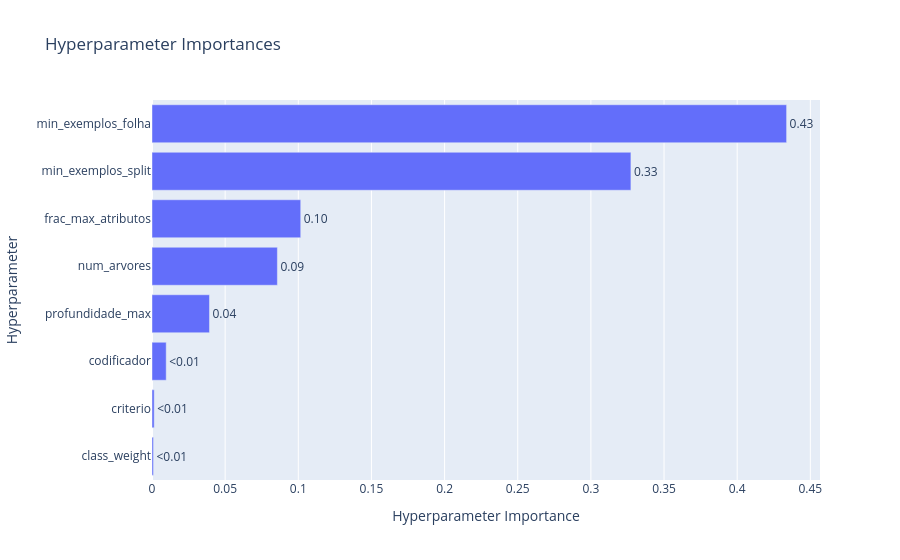

Write notebook code for a chart like this one.
### Markdown cell above
Para entender quais escolhas mais influenciaram o desempenho do Random Florest Classifier, foi calculado a importância de cada hiperparâmetro. No entanto, esse resultado deve ser lido com cautela, já que uma importância baixa não significa que o hiperparâmetro seja irrelevante, e sim que, no espaço explorado, variá-lo modou pouco o PR-AUC em comparação ao 'min_exemplos_folha'.

### Code cell
vis.plot_param_importances(rflorest_nanotox)

### Figure 1 — Plotly figure (JSON) as saved in the notebook; plotly's stock layout.template omitted (floating-point values rounded to 4 significant figures)
{"data": [{"cliponaxis": false, "hovertemplate": ["class_weight (CategoricalDistribution): 0.0010041234408849254<extra></extra>", "criterio (CategoricalDistribution): 0.001497114302354806<extra></extra>", "codificador (CategoricalDistribution): 0.009711849221232612<extra></extra>", "profundidade_max (IntDistribution): 0.03928075940644869<extra></extra>", "num_arvores (IntDistribution): 0.08570488872651112<extra></extra>", "frac_max_atributos (FloatDistribution): 0.1016659892144919<extra></extra>", "min_exemplos_split (IntDistribution): 0.32735643501986605<extra></extra>", "min_exemplos_folha (IntDistribution): 0.43377884066820993<extra></extra>"], "name": "Objective Value", "orientation": "h", "text": ["<0.01", "<0.01", "<0.01", "0.04", "0.09", "0.10", "0.33", "0.43"], "textposition": "outside", "type": "bar", "x": [0.001004, 0.001497, 0.009712, 0.03928, 0.0857, 0.1017, 0.3274, 0.4338], "y": ["class_weight", "criterio", "codificador", "profundidade_max", "num_arvores", "frac_max_atributos", "min_exemplos_split", "min_exemplos_folha"]}], "layout": {"title": {"text": "Hyperparameter Importances"}, "xaxis": {"title": {"text": "Hyperparameter Importance"}}, "yaxis": {"title": {"text": "Hyperparameter"}}}}
